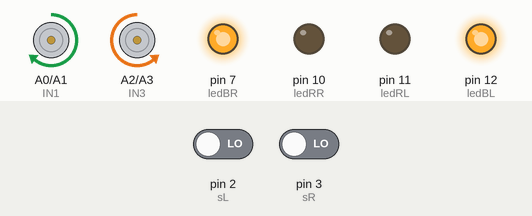
Recording of a sketch running on a simulated Arduino Uno, built with avr-gcc and run on an emulated ATmega328P. Parts: motor-driver pin pairs drawn as motors (green arrow = first pin HIGH = forward, orange = second pin HIGH = backward, longer = more drive, scaled by the enable pin), output pins drawn as LEDs (lit = HIGH). The inputs (shaded band) are chosen by the test bench; at power-on: pin 2 (sL) LOW, pin 3 (sR) LOW.

Above: at 4.2 s.
4.3 s: pin 2 (sL) driven HIGH
At 5.4 s:
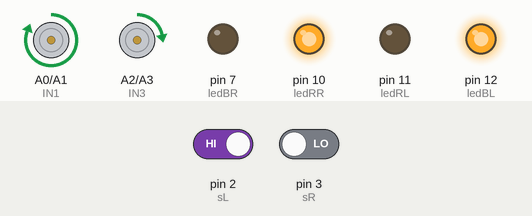
5.8 s: pin 3 (sR) driven HIGH
At 6.5 s:
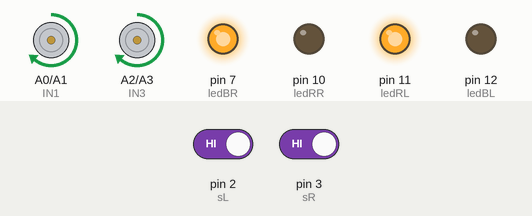
7.3 s: pin 2 (sL) driven LOW and pin 3 (sR) driven LOW
At 7.8 s:
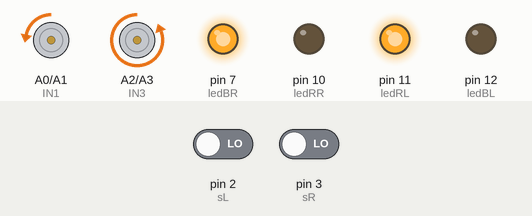
Timing chart, 0 to 10.3 s (numbered marks = the images above; inputs shaded):
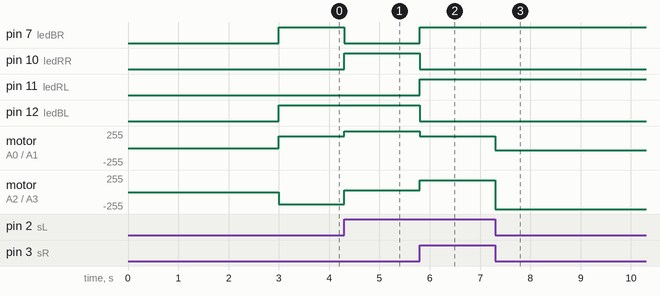

The sketch:

followingLineRobot.ino
```cpp
#define sL 2
#define sR 3
#define IN1 A0
#define IN2 A1
#define IN3 A2
#define IN4 A3
#define Speedleft 5
#define Speedright 6
#define ledBL 12
#define ledBR 7
#define ledRL 11
#define ledRR 10
#define line 500
#define s0 0
#define s1 30
#define s2 180
#define s3 255
int left;
int right;

// Funções para ativação dos motores:
// leftCW, leftCCW, leftNEUTRAL, leftBRAKE
// rightCW, rightCCW, rightNEUTRAL, rightBRAKE

void setup() {
  pinMode(sR, INPUT);
  pinMode(sL, INPUT);
  pinMode(IN1, OUTPUT);
  pinMode(IN2, OUTPUT);
  pinMode(IN3, OUTPUT);
  pinMode(IN4, OUTPUT);
  pinMode(Speedleft, OUTPUT);
  pinMode(Speedright, OUTPUT);
  pinMode(ledBL, OUTPUT);
  pinMode(ledBR, OUTPUT);
  pinMode(ledRL, OUTPUT);
  pinMode(ledRR, OUTPUT);
  delay(3000);
  leftCCW();
  rightCW();
  analogWrite(Speedleft, s2);
  analogWrite(Speedright, s2);
  digitalWrite(ledBL, HIGH);
  digitalWrite(ledBR, HIGH);
  digitalWrite(ledRL, LOW);
  digitalWrite(ledRR, LOW);
  attachInterrupt(digitalPinToInterrupt(sL), LHIGH, HIGH);
  attachInterrupt(digitalPinToInterrupt(sR), RHIGH, HIGH);
}

void loop() {
}

void LHIGH() {
  if (digitalRead(sR) == HIGH) {
    leftCW();
    rightCW();
    analogWrite(Speedleft, s1);
    analogWrite(Speedright, s2);
    digitalWrite(ledBL, LOW);
    digitalWrite(ledBR, HIGH);
    digitalWrite(ledRL, HIGH);
    digitalWrite(ledRR, LOW);
    delay(700);
  }
  if (digitalRead(sR) == LOW) {
    leftCW();
    rightCW();
    analogWrite(Speedleft, s3);
    analogWrite(Speedright, s1);
    digitalWrite(ledBL, HIGH);
    digitalWrite(ledBR, LOW);
    digitalWrite(ledRL, LOW);
    digitalWrite(ledRR, HIGH);
    delay(700);
  }
}

void RHIGH() {
  if (digitalRead(sL) == HIGH) {
    leftCW();
    rightCW();
    analogWrite(Speedleft, s1);
    analogWrite(Speedright, s2);
    digitalWrite(ledBL, LOW);
    digitalWrite(ledBR, HIGH);
    digitalWrite(ledRL, HIGH);
    digitalWrite(ledRR, LOW);
    delay(700);
  }
  if (digitalRead(sL) == LOW) {
    leftCCW();
    rightCCW();
    analogWrite(Speedleft, s1);
    analogWrite(Speedright, s3);
    digitalWrite(ledBL, LOW);
    digitalWrite(ledBR, HIGH);
    digitalWrite(ledRL, HIGH);
    digitalWrite(ledRR, LOW);
    delay(700);
  }
}


void rightCW() {
  digitalWrite(IN1, HIGH);
  digitalWrite(IN2, LOW);
}

void rightCCW() {
  digitalWrite(IN1, LOW);
  digitalWrite(IN2, HIGH);
}

void rightNEUTRAL() {
  digitalWrite(IN1, LOW);
  digitalWrite(IN2, LOW);
}

void rightBRAKE() {
  digitalWrite(IN1, HIGH);
  digitalWrite(IN2, HIGH);
}

void leftCW() {
  digitalWrite(IN3, HIGH);
  digitalWrite(IN4, LOW);
}

void leftCCW() {
  digitalWrite(IN3, LOW);
  digitalWrite(IN4, HIGH);
}

void leftNEUTRAL() {
  digitalWrite(IN3, LOW);
  digitalWrite(IN4, LOW);
}

void leftBRAKE() {
  digitalWrite(IN3, HIGH);
  digitalWrite(IN4, HIGH);
}
```

Measured:
- after the input at 4.3 s, pin 7 (ledBR): HIGH → LOW at once; pin 10 (ledRR): LOW → HIGH at once; motor on A0 (IN1) / A1 (IN2): forward 180/255 → forward 255/255 at once; motor on A2 (IN3) / A3 (IN4): backward 180/255 → forward 30/255 at once
- after the input at 5.8 s, pin 7 (ledBR), pin 11 (ledRL): LOW → HIGH at once; pin 10 (ledRR), pin 12 (ledBL): HIGH → LOW at once; motor on A0 (IN1) / A1 (IN2): forward 255/255 → forward 180/255 at once; motor on A2 (IN3) / A3 (IN4): forward 30/255 → forward 180/255 at once
- after the input at 7.3 s, motor on A0 (IN1) / A1 (IN2): forward 180/255 → backward 30/255 at once; motor on A2 (IN3) / A3 (IN4): forward 180/255 → backward 255/255 at once
